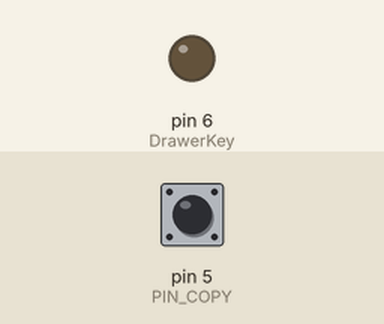
Simulated run of this sketch. Board: Arduino Uno, built with avr-gcc and run on an emulated ATmega328P. Shown: output pins drawn as LEDs (lit = HIGH). Dashed ring = blinking. Inputs (shaded band) come from the test bench; at power-on: pin 5 (PIN_COPY) HIGH. What the sketch prints to the serial monitor is not drawn.

Above: at 1.2 s.
1.3 s: pin 5 (PIN_COPY) pulled LOW for 0.15 s
At 2.5 s:
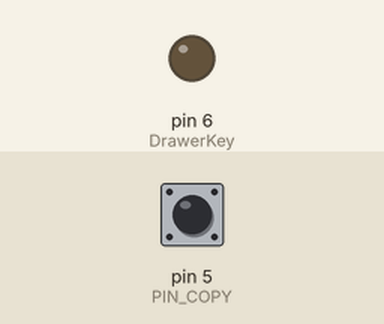
2.9 s: pin 5 (PIN_COPY) pulsed LOW 5 times (0.12 s each, 0.3 s apart)
At 4.7 s:
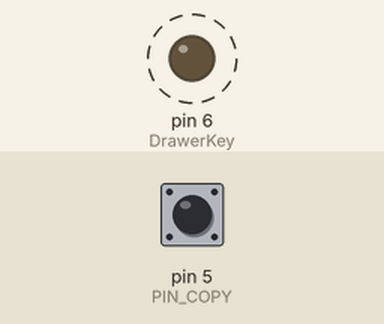
Timing chart, 0 to 6.2 s (numbered marks = the images above; inputs shaded):
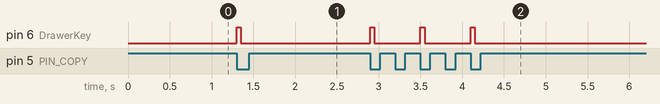

Measured:
- after the input at 1.3 s, pin 6 (DrawerKey): LOW → HIGH at once, → LOW 0.05 s later
- after the input at 2.9 s, pin 6 (DrawerKey): alternates HIGH for 0.05 s and LOW for 0.55 s, 6 changes in all, then stays LOW, starting at once

The sketch:

OpenCashDrawer.ino
```cpp
#define KEY_LEFT_CTRL  0x01
#define KEY_RIGHT_CTRL  0x10

uint8_t buf[8] = { 0 };

#define PIN_COPY 5
#define DrawerKey 6

int state = 1;
int start = 0;

void setup()
{
  Serial.begin(9600);

  pinMode(PIN_COPY, INPUT);
  pinMode(DrawerKey,OUTPUT);
  digitalWrite(PIN_COPY, 1);
  digitalWrite(DrawerKey,0);
  delay(10);
}

void loop()
{
  state = digitalRead(PIN_COPY);
  if (state != 1 && start == 0) {
    start = 1;
    buf[0] = KEY_LEFT_CTRL;
    buf[2] = 0;
    Serial.write(buf, 8);
    OpenDrawer();
    releaseKey();
  }
  if(state == 1 and start == 1){
    start = 0;
  }
 }

void releaseKey()
{
  delay(50);
  buf[0] = 0;
  buf[2] = 0;
  Serial.write(buf, 8); // Release key
  digitalWrite(DrawerKey,0);
  delay(200);
}

void OpenDrawer(){
digitalWrite(DrawerKey,1);
delay(50);
digitalWrite(DrawerKey,0);
delay(200);
}
```
